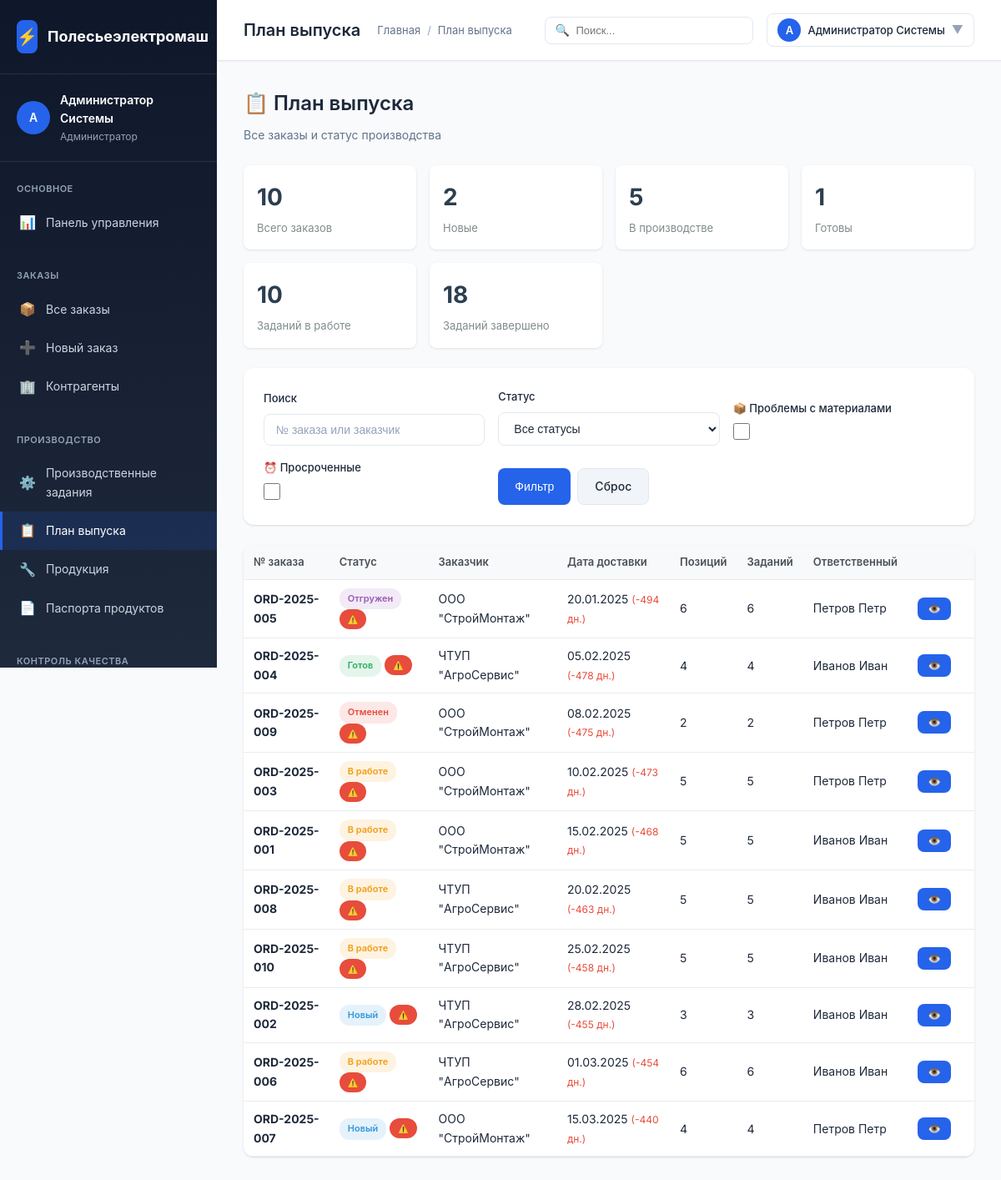
The app's page /polesie/modules/production/plan.php (signed in) with its own data.
### tables this page shows
CREATE TABLE `users` (
  `id` INT AUTO_INCREMENT PRIMARY KEY,
  `username` VARCHAR(50) NOT NULL UNIQUE,
  `password_hash` VARCHAR(255) NOT NULL,
  `full_name` VARCHAR(100) NOT NULL,
  `email` VARCHAR(100),
  `role_id` INT,
  `is_active` BOOLEAN DEFAULT TRUE,
  `created_at` TIMESTAMP DEFAULT CURRENT_TIMESTAMP,
  CONSTRAINT `fk_users_role` FOREIGN KEY (`role_id`) REFERENCES `user_roles`(`id`) ON DELETE SET NULL
);

CREATE TABLE `user_roles` (
  `id` INT AUTO_INCREMENT PRIMARY KEY,
  `name` VARCHAR(100) NOT NULL,
  `code` VARCHAR(50) NOT NULL UNIQUE,
  `description` TEXT,
  `permissions` JSON
);

CREATE TABLE `orders` (
  `id` INT AUTO_INCREMENT PRIMARY KEY,
  `order_number` VARCHAR(50) NOT NULL UNIQUE,
  `customer_id` INT,
  `responsible_user_id` INT,
  `status` ENUM('new', 'processing', 'ready', 'shipped', 'cancelled') DEFAULT 'new',
  `order_date` DATE NOT NULL,
  `delivery_date` DATE,
  `total_amount` DECIMAL(15,2),
  `notes` TEXT,
  `created_at` TIMESTAMP DEFAULT CURRENT_TIMESTAMP,
  `updated_at` TIMESTAMP DEFAULT CURRENT_TIMESTAMP ON UPDATE CURRENT_TIMESTAMP,
  CONSTRAINT `fk_order_customer` FOREIGN KEY (`customer_id`) REFERENCES `contractors`(`id`) ON DELETE SET NULL,
  CONSTRAINT `fk_order_responsible` FOREIGN KEY (`responsible_user_id`) REFERENCES `users`(`id`) ON DELETE SET NULL
);

CREATE TABLE `contractors` (
  `id` INT AUTO_INCREMENT PRIMARY KEY,
  `name` VARCHAR(200) NOT NULL,
  `inn` VARCHAR(20) UNIQUE,
  `type` ENUM('supplier', 'customer', 'both') DEFAULT 'both',
  `contact_person` VARCHAR(100),
  `phone` VARCHAR(50),
  `email` VARCHAR(100),
  `address` TEXT,
  `created_at` TIMESTAMP DEFAULT CURRENT_TIMESTAMP
);

### polesie/modules/production/plan.php (the view, shortened to what the rows shown need)
<?php
require_once __DIR__ . '/../../config/config.php';
$user = getCurrentUser();
$pdo = getDbConnection();
$pageTitle = 'План выпуска';
$materialIssueFilter = isset($_GET['material_issues']) ? true : false;
$overdueFilter = isset($_GET['overdue']) ? true : false;
$whereConditions = [];
$params = [];
$whereClause = !empty($whereConditions) ? "WHERE " . implode(" AND ", $whereConditions) : "";
$ordersQuery = "
    SELECT o.*, c.name as contractor_name, u.full_name as responsible_name,
        CASE o.status
            WHEN 'new' THEN 'Новый'
            WHEN 'processing' THEN 'В работе'
            WHEN 'ready' THEN 'Готов'
            WHEN 'shipped' THEN 'Отгружен'
            WHEN 'cancelled' THEN 'Отменен'
            ELSE o.status
        END as status_name,
        CASE o.status
            WHEN 'new' THEN '#3498db'
            WHEN 'processing' THEN '#f39c12'
            WHEN 'ready' THEN '#27ae60'
            WHEN 'shipped' THEN '#9b59b6'
            WHEN 'cancelled' THEN '#e74c3c'
            ELSE '#95a5a6'
        END as status_color,
        DATEDIFF(o.delivery_date, CURDATE()) as days_until_delivery,
        (SELECT COUNT(*) FROM order_items WHERE order_id = o.id) as items_count,
        (SELECT COUNT(*) FROM production_tasks WHERE order_id = o.id) as tasks_count,
        (SELECT GROUP_CONCAT(DISTINCT pt.status SEPARATOR ',') FROM production_tasks pt WHERE pt.order_id = o.id) as tasks_statuses
    FROM orders o
    LEFT JOIN contractors c ON o.customer_id = c.id
    LEFT JOIN users u ON o.responsible_user_id = u.id
    $whereClause
    ORDER BY
        CASE WHEN o.delivery_date < CURDATE() THEN 0 ELSE 1 END,
        o.delivery_date ASC,
        o.created_at DESC
";
$stmt = $pdo->prepare($ordersQuery);
$stmt->execute($params);
$allOrders = $stmt->fetchAll();
$orders = [];
foreach ($allOrders as $order) {
    $orders[] = $order;
}
if (!$materialIssueFilter && !$overdueFilter) {
    $orders = $allOrders;
}
?>
<!DOCTYPE html>
<html lang="ru">
<head>
    <link rel="stylesheet" href="<?= asset('assets/css/style.css') ?>">
</head>
<body>
    <div class="app-container">
        <?php require_once BASE_PATH . '/includes/sidebar.php'; ?>
        <div class="main-content">
            <?php require_once BASE_PATH . '/includes/topbar.php'; ?>
            <div class="content-area">
                <div class="plan-header">
                    <h2 style="font-size: 24px; font-weight: 600; margin-bottom: 8px;">📋 План выпуска</h2>
                </div>
                <div class="card" style="margin-bottom: 24px;">
                    <div class="card-body" style="padding: 0;">
                        <table class="items-table" style="margin: 0;">
                            <thead>
                                <tr>
                                    <th>№ заказа</th>
                                    <th>Статус</th>
                                    <th>Заказчик</th>
                                    <th>Дата доставки</th>
                                    <th>Позиций</th>
                                    <th>Заданий</th>
                                    <th>Ответственный</th>
                                    <th style="width: 80px;"></th>
                                </tr>
                            </thead>
                            <tbody>
                                <?php foreach ($orders as $order):
                                    $isOverdue = isset($order['days_until_delivery']) && $order['days_until_delivery'] < 0;
                                    $hasMaterialIssues = isset($order['material_shortages']) && $order['material_shortages'] > 0;
                                ?>
                                <tr style="cursor: pointer;" onclick="openOrderDetailModal('<?= $order['id'] ?>')"
                                    class="<?= $isOverdue ? 'row-overdue' : '' ?> <?= $hasMaterialIssues ? 'row-material-issue' : '' ?>">
                                    <td><strong><?= e($order['order_number']) ?></strong></td>
                                    <td>
                                        <span class="badge" style="background: <?= e($order['status_color']) ?>20; color: <?= e($order['status_color']) ?>">
                                            <?= e($order['status_name']) ?>
                                        </span>
                                        <?php if ($isOverdue): ?>
                                            <span class="badge" style="background: #e74c3c; color: white; font-size: 10px;">⚠️</span>
                                        <?php endif; ?>
                                    </td>
                                    <td><?= e($order['contractor_name'] ?? '—') ?></td>
                                    <td>
                                        <?php if ($order['delivery_date']): ?>
                                            <?= formatDate($order['delivery_date']) ?>
                                            <span style="color: <?= $order['days_until_delivery'] < 0 ? '#e74c3c' : ($order['days_until_delivery'] <= 3 ? '#f39c12' : '#27ae60') ?>; font-size: 12px;">
                                                (<?= $order['days_until_delivery'] ?> дн.)
                                            </span>
                                        <?php else: ?>
                                            —
                                        <?php endif; ?>
                                    </td>
                                    <td><?= $order['items_count'] ?? 0 ?></td>
                                    <td><?= $order['tasks_count'] ?? 0 ?></td>
                                    <td><?= e($order['responsible_name'] ?? '—') ?></td>
                                    <td onclick="event.stopPropagation();">
                                        <button class="btn btn-sm btn-primary" onclick="openOrderDetailModal('<?= $order['id'] ?>')">👁️</button>
                                    </td>
                                </tr>
                                <?php endforeach; ?>
                            </tbody>
                        </table>
                    </div>
                </div>
            </div>
        </div>
    </div>
</body>
</html>

### polesie/includes/sidebar.php (shortened to what the rows shown need)
<div class="sidebar">
    <div class="sidebar-user">
        <div class="sidebar-user-info">
            <div class="sidebar-user-avatar">
                <?= mb_substr($user['full_name'], 0, 1) ?>
            </div>
            <div class="sidebar-user-details">
                <div class="sidebar-user-name"><?= e($user['full_name']) ?></div>
                <div class="sidebar-user-role"><?= e($user['role_name']) ?></div>
            </div>
        </div>
    </div>
</div>

### polesie/includes/topbar.php (shortened to what the rows shown need)
<div class="topbar">
    <div class="topbar-left">
        <h1 class="topbar-title"><?= e($pageTitle) ?></h1>
    </div>
    <div class="topbar-right">
        <div style="position: relative;">
            <div class="topbar-action" onclick="toggleProfileMenu()" style="width: auto; padding: 8px 12px; gap: 8px;">
                <div style="width: 28px; height: 28px; background: var(--primary-color); border-radius: 50%; display: flex; align-items: center; justify-content: center; color: white; font-size: 13px; font-weight: 600;">
                    <?= mb_substr($user['full_name'], 0, 1) ?>
                </div>
                <span style="font-size: 13px; font-weight: 500;"><?= e($user['full_name']) ?></span>
                <span style="color: var(--text-muted);">▼</span>
            </div>
        </div>
    </div>
</div>

### records on screen
users: full_name "А", full_name "Администратор Системы", role.name "Администратор"
orders: order_number "ORD-2025-005", status_name "Отгружен", customer.name "ООО \"СтройМонтаж\"", delivery_date "20.01.2025", days_until_delivery "-494", items_count "6", tasks_count "6", responsible_user.full_name "Петров Петр"
orders: order_number "ORD-2025-004", status_name "Готов", customer.name "ЧТУП \"АгроСервис\"", delivery_date "05.02.2025", days_until_delivery "-478", items_count "4", tasks_count "4", responsible_user.full_name "Иванов Иван"
orders: order_number "ORD-2025-009", status_name "Отменен", customer.name "ООО \"СтройМонтаж\"", delivery_date "08.02.2025", days_until_delivery "-475", items_count "2", tasks_count "2", responsible_user.full_name "Петров Петр"
orders: order_number "ORD-2025-003", status_name "В работе", customer.name "ООО \"СтройМонтаж\"", delivery_date "10.02.2025", days_until_delivery "-473", items_count "5", tasks_count "5", responsible_user.full_name "Петров Петр"
orders: order_number "ORD-2025-001", status_name "В работе", customer.name "ООО \"СтройМонтаж\"", delivery_date "15.02.2025", days_until_delivery "-468", items_count "5", tasks_count "5", responsible_user.full_name "Иванов Иван"
orders: order_number "ORD-2025-008", status_name "В работе", customer.name "ЧТУП \"АгроСервис\"", delivery_date "20.02.2025", days_until_delivery "-463", items_count "5", tasks_count "5", responsible_user.full_name "Иванов Иван"
orders: order_number "ORD-2025-010", status_name "В работе", customer.name "ЧТУП \"АгроСервис\"", delivery_date "25.02.2025", days_until_delivery "-458", items_count "5", tasks_count "5", responsible_user.full_name "Иванов Иван"
orders: order_number "ORD-2025-002", status_name "Новый", customer.name "ЧТУП \"АгроСервис\"", delivery_date "28.02.2025", days_until_delivery "-455", items_count "3", tasks_count "3", responsible_user.full_name "Иванов Иван"
orders: order_number "ORD-2025-006", status_name "В работе", customer.name "ЧТУП \"АгроСервис\"", delivery_date "01.03.2025", days_until_delivery "-454", items_count "6", tasks_count "6", responsible_user.full_name "Иванов Иван"
orders: order_number "ORD-2025-007", status_name "Новый", customer.name "ООО \"СтройМонтаж\"", delivery_date "15.03.2025", days_until_delivery "-440", items_count "4", tasks_count "4", responsible_user.full_name "Петров Петр"

### other values on screen
$pageTitle "План выпуска"
$stats['total_orders'] "10"
$stats['new_orders'] "2"
$stats['in_production'] "5"
$stats['ready'] "1"
$stats['tasks_in_progress'] "10"
$stats['tasks_completed'] "18"
